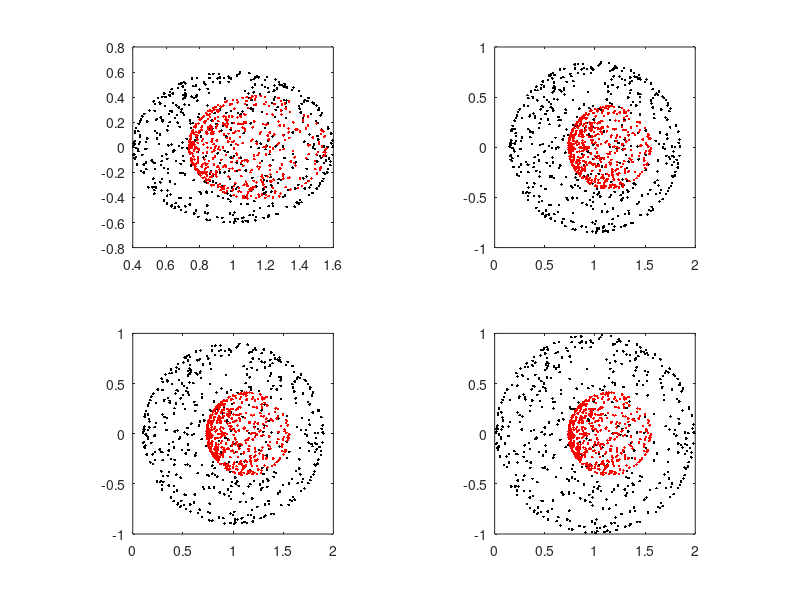

Write the MATLAB code that produced this figure.
%% Look at PageRank eigenvalues under transformations

%% Generate random points on a plane
n = 500;
X = randn(n,3);
nX=sqrt(sum(X.^2,2));
X = diag(spfun( @(x) 1./x, nX))*X; % project to the sphere
X = X(:,[1 2]); % now drop a coordinate, which puts everything into the plane
x = X(:,1) + j*X(:,2); % convert to complex numbers
plot(x,'.');

%% Look at the transform for different values of alpha
beta = 0.35924;
alphas = [0.6 0.85 0.9, 0.99]
for ai=1:length(alphas)
    a = alphas(ai);
    subplot(2,2,ai); cla; 
    plot(1-a*x,'k.'); axis square; hold on;
    plot(1./(1-beta*x),'r.');
end